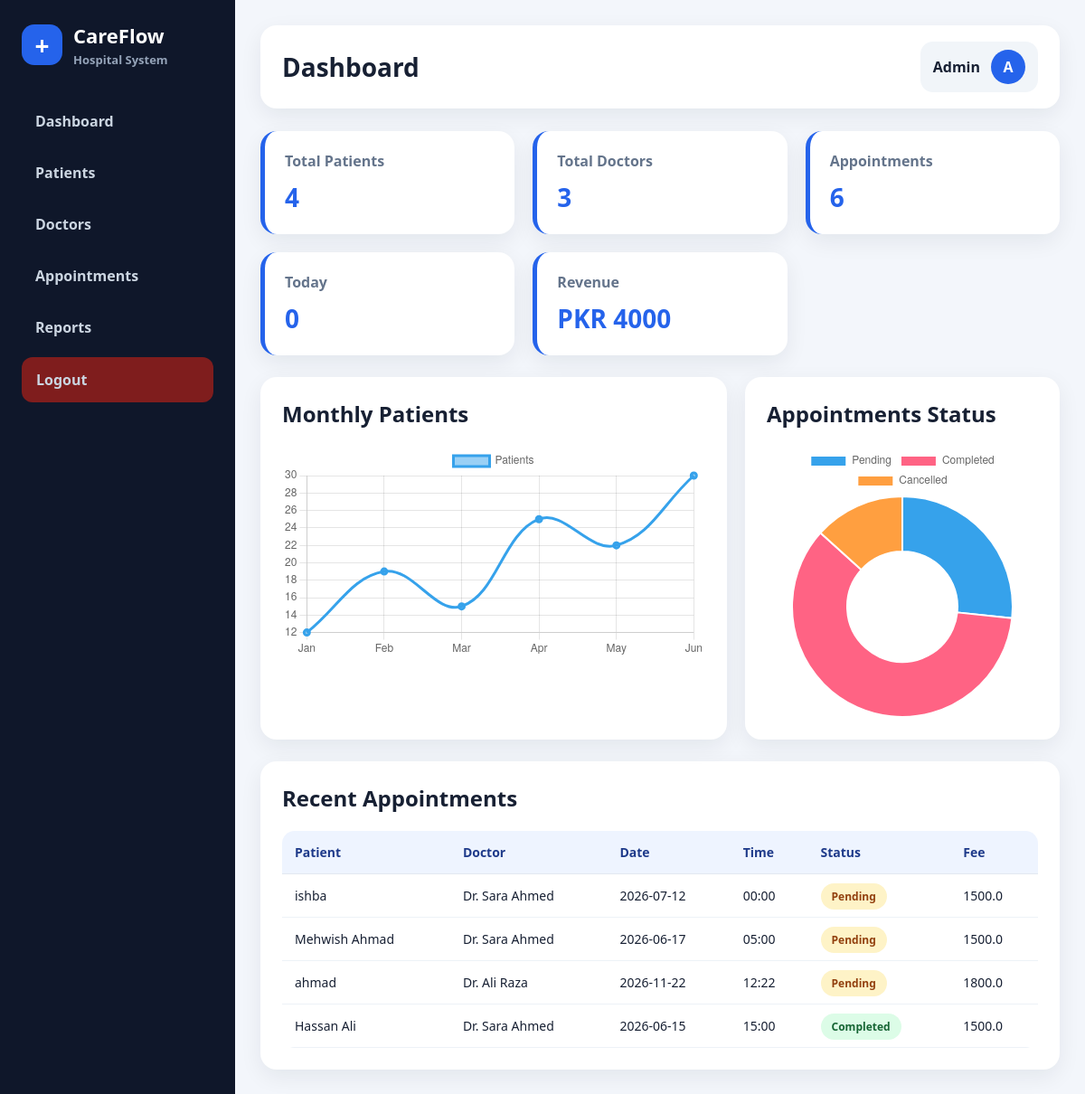
/dashboard (signed in), run on the app's committed database.
### tables this page shows
CREATE TABLE appointments (
        id INTEGER PRIMARY KEY AUTOINCREMENT,
        patient_id INTEGER NOT NULL,
        doctor_id INTEGER NOT NULL,
        appointment_date TEXT NOT NULL,
        appointment_time TEXT NOT NULL,
        status TEXT DEFAULT 'Pending',
        fee REAL DEFAULT 0,
        FOREIGN KEY(patient_id) REFERENCES patients(id),
        FOREIGN KEY(doctor_id) REFERENCES doctors(id)
    );

CREATE TABLE patients (
        id INTEGER PRIMARY KEY AUTOINCREMENT,
        name TEXT NOT NULL,
        age INTEGER,
        gender TEXT,
        phone TEXT,
        disease TEXT,
        doctor_id INTEGER,
        created_at TEXT DEFAULT CURRENT_TIMESTAMP,
        FOREIGN KEY(doctor_id) REFERENCES doctors(id)
    );

CREATE TABLE doctors (
        id INTEGER PRIMARY KEY AUTOINCREMENT,
        name TEXT NOT NULL,
        specialization TEXT NOT NULL,
        phone TEXT,
        email TEXT,
        fee REAL DEFAULT 0,
        status TEXT DEFAULT 'Active'
    );

### app.py (the view)
    def wrapper(*args, **kwargs):
        if not session.get('admin_logged_in'):
            return redirect(url_for('login'))
        return fn(*args, **kwargs)

### app.py (called while the page is built)
def get_db():
    conn = sqlite3.connect(DB_PATH)
    conn.row_factory = sqlite3.Row
    return conn

def login_required(fn):
    def wrapper(*args, **kwargs):
        if not session.get('admin_logged_in'):
            return redirect(url_for('login'))
        return fn(*args, **kwargs)
    wrapper.__name__ = fn.__name__
    return wrapper

### templates/dashboard.html
{% extends 'base.html' %}
{% set title = 'Dashboard' %}
{% block content %}
<div class="cards">
  <div class="card"><span>Total Patients</span><strong>{{ stats.patients }}</strong></div>
  <div class="card"><span>Total Doctors</span><strong>{{ stats.doctors }}</strong></div>
  <div class="card"><span>Appointments</span><strong>{{ stats.appointments }}</strong></div>
  <div class="card"><span>Today</span><strong>{{ stats.today }}</strong></div>
  <div class="card"><span>Revenue</span><strong>PKR {{ '%.0f'|format(stats.revenue) }}</strong></div>
</div>
<div class="charts-grid">
  <div class="panel">
    <h2>Monthly Patients</h2>
    <canvas id="patientsChart"></canvas>
  </div>
  <div class="panel">
    <h2>Appointments Status</h2>
    <canvas id="appointmentsChart"></canvas>
  </div>
</div>
<div class="panel">
  <h2>Recent Appointments</h2>
  <table>
    <tr><th>Patient</th><th>Doctor</th><th>Date</th><th>Time</th><th>Status</th><th>Fee</th></tr>
    {% for a in recent %}
    <tr><td>{{ a.patient_name }}</td><td>{{ a.doctor_name }}</td><td>{{ a.appointment_date }}</td><td>{{ a.appointment_time }}</td><td><span class="badge {{ a.status|lower }}">{{ a.status }}</span></td><td>{{ a.fee }}</td></tr>
    {% endfor %}
  </table>
</div>
{% endblock %}
{% block scripts %}
<script>
const patientsChart = new Chart(document.getElementById('patientsChart'), {
  type: 'line',
  data: {
    labels: ['Jan', 'Feb', 'Mar', 'Apr', 'May', 'Jun'],
    datasets: [{
      label: 'Patients',
      data: [12, 19, 15, 25, 22, 30],
      borderWidth: 3,
      tension: 0.4
    }]
  }
});
const appointmentsChart = new Chart(document.getElementById('appointmentsChart'), {
  type: 'doughnut',
  data: {
    labels: ['Pending', 'Completed', 'Cancelled'],
    datasets: [{
      data: [8, 18, 4]
    }]
  }
});
</script>
{% endblock %}

### templates/base.html (shortened to what this page needs)
<!DOCTYPE html>
<html lang="en">
<head>
  <link rel="stylesheet" href="{{ url_for('static', filename='css/style.css') }}">
</head>
<body>
  <div class="layout">
    <aside class="sidebar">
      <div class="brand">
        <div class="brand-icon">+</div>
        <div>
          <h2>CareFlow</h2>
          <p>Hospital System</p>
        </div>
      </div>
      <nav>
        <a href="{{ url_for('dashboard') }}">Dashboard</a>
        <a href="{{ url_for('patients') }}">Patients</a>
        <a href="{{ url_for('doctors') }}">Doctors</a>
        <a href="{{ url_for('appointments') }}">Appointments</a>
        <a href="{{ url_for('reports') }}">Reports</a>
      </nav>
      <a class="logout" href="{{ url_for('logout') }}">Logout</a>
    </aside>
    <main class="main">
      <header class="topbar">
        <div>
          <h1>{{ title or 'Dashboard' }}</h1>
        </div>
        <div class="admin-box">
          <span>Admin</span>
          <div class="avatar">A</div>
        </div>
      </header>
      {% block content %}{% endblock %}
    </main>
  </div>
{% block scripts %}{% endblock %}
</body>
</html>

### static/css/style.css (style rules this page uses)
* { box-sizing:border-box }
body { margin:0;font-family:Arial,Helvetica,sans-serif;background:#f4f7fb;color:#0f172a }
.layout { display:flex;min-height:100vh }
.sidebar { width:250px;background:#071a33;color:#fff;padding:28px 16px;position:fixed;top:0;bottom:0 }
.brand { font-size:26px;font-weight:800;margin-bottom:30px }
.sidebar a { display:block;color:#cbd5e1;text-decoration:none;padding:14px 16px;margin:8px 0;border-radius:12px;font-weight:600 }
.main { margin-left:250px;width:calc(100% - 250px);padding:28px }
.topbar { display:flex;justify-content:space-between;align-items:center;background:#fff;padding:22px;border-radius:18px;box-shadow:0 8px 25px rgba(15,23,42,.08);margin-bottom:22px }
.topbar h1 { margin:0;font-size:28px }
.cards { display:grid;grid-template-columns:repeat(5,1fr);gap:16px;margin-bottom:22px }
.card { background:#fff;border-radius:18px;padding:22px;box-shadow:0 8px 25px rgba(15,23,42,.08) }
.card span { color:#64748b;font-weight:700 }
.card strong { display:block;font-size:28px;margin-top:10px;color:#2563eb }
.panel { background:#fff;padding:24px;border-radius:18px;box-shadow:0 8px 25px rgba(15,23,42,.08);margin-bottom:22px }
.panel h2 { margin-top:0 }
table { width:100%;border-collapse:collapse;overflow:hidden;border-radius:12px }
th,td { text-align:left;padding:14px;border-bottom:1px solid #e2e8f0 }
th { background:#f8fafc;color:#475569 }
.badge { padding:7px 12px;border-radius:20px;font-weight:700 }
.completed { background:#dcfce7;color:#15803d }
.pending { background:#fef3c7;color:#b45309 }
* { box-sizing:border-box; }
body { margin:0; font-family:Segoe UI, Arial, sans-serif; background:#f3f6fb; color:#172033; }
.layout { display:flex; min-height:100vh; }
.sidebar { width:260px; background:#0f172a; color:#fff; padding:24px; position:fixed; top:0; bottom:0; left:0; }
.brand { display:flex; gap:12px; align-items:center; margin-bottom:35px; }
.brand-icon { width:45px; height:45px; background:#2563eb; border-radius:14px; display:flex; align-items:center; justify-content:center; font-size:28px; font-weight:800; }
.brand h2 { margin:0; font-size:22px; }
.brand p { margin:3px 0 0; color:#94a3b8; font-size:13px; }
.sidebar nav a, .logout { display:block; color:#cbd5e1; text-decoration:none; padding:13px 15px; border-radius:12px; margin-bottom:9px; font-weight:600; }
.logout { margin-top:35px; background:#7f1d1d; color:#fff; }
.main { margin-left:260px; width:calc(100% - 260px); padding:28px; }
.topbar { background:white; border-radius:18px; padding:18px 24px; display:flex; justify-content:space-between; align-items:center; box-shadow:0 8px 25px rgba(15,23,42,.07); margin-bottom:25px; }
.topbar h1 { margin:0; font-size:28px; }
.admin-box { display:flex; align-items:center; gap:12px; background:#f1f5f9; padding:9px 14px; border-radius:14px; font-weight:700; }
.avatar { width:38px; height:38px; border-radius:50%; background:#2563eb; color:white; display:flex; align-items:center; justify-content:center; }
.panel { background:#fff; padding:24px; border-radius:18px; box-shadow:0 8px 25px rgba(15,23,42,.07); margin-bottom:24px; }
.panel h2 { margin-top:0; }
.cards { display:grid; grid-template-columns:repeat(auto-fit,minmax(220px,1fr)); gap:20px; margin-bottom:24px; }
.card { background:white; padding:22px; border-radius:18px; box-shadow:0 8px 25px rgba(15,23,42,.07); border-left:5px solid #2563eb; }
table { width:100%; border-collapse:separate; border-spacing:0; overflow:hidden; border-radius:14px; }
th { background:#eef4ff; color:#1e3a8a; text-align:left; padding:14px; font-size:14px; }
td { padding:14px; border-bottom:1px solid #edf2f7; font-size:14px; }
.badge { padding:6px 12px; border-radius:999px; font-size:12px; font-weight:800; }
.badge.pending { background:#fef3c7; color:#92400e; }
.badge.completed { background:#dcfce7; color:#166534; }
.charts-grid { display:grid; grid-template-columns:2fr 1fr; gap:20px; margin-top:24px; }
canvas { max-height:320px; }

### data on the page
appointments: patient_name "ishba", doctor_name "Dr. Sara Ahmed", appointment_date "2026-07-12", appointment_time "00:00", status "Pending", fee "1500.0"
appointments: patient_name "Mehwish Ahmad", doctor_name "Dr. Sara Ahmed", appointment_date "2026-06-17", appointment_time "05:00", status "Pending", fee "1500.0"
appointments: patient_name "ahmad", doctor_name "Dr. Ali Raza", appointment_date "2026-11-22", appointment_time "12:22", status "Pending", fee "1800.0"
appointments: patient_name "Hassan Ali", doctor_name "Dr. Sara Ahmed", appointment_date "2026-06-15", appointment_time "15:00", status "Completed", fee "1500.0"

### other printed values
{{ title or 'Dashboard' }} "Dashboard"
{{ stats.patients }} "4"
{{ stats.doctors }} "3"
{{ stats.appointments }} "6"
{{ stats.today }} "0"
{{ '%.0f'|format(stats.revenue) }} "4000"
